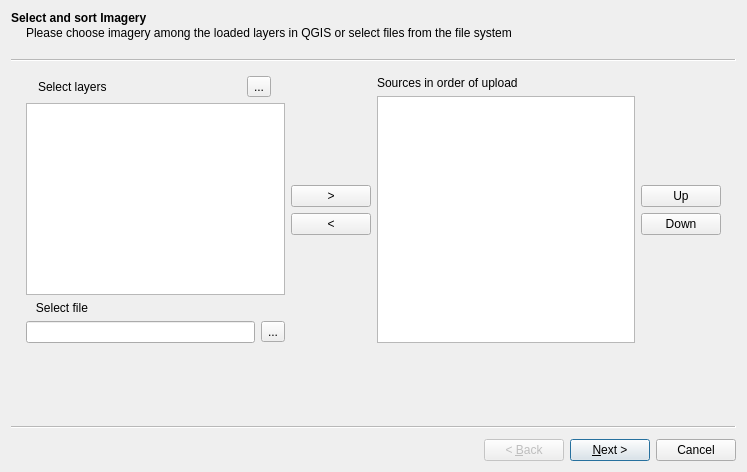
<?xml version="1.0" encoding="UTF-8"?>
<ui version="4.0">
 <class>Wizard</class>
 <widget class="QWizard" name="Wizard">
  <property name="geometry">
   <rect>
    <x>0</x>
    <y>0</y>
    <width>747</width>
    <height>472</height>
   </rect>
  </property>
  <property name="windowTitle">
   <string>Wizard</string>
  </property>
  <widget class="QWizardPage" name="wizardPage1">
   <property name="title">
    <string>Select and sort Imagery</string>
   </property>
   <property name="subTitle">
    <string>Please choose imagery among the loaded layers in QGIS or select files from the file system</string>
   </property>
   <attribute name="pageId">
    <string notr="true">1</string>
   </attribute>
   <layout class="QGridLayout" name="gridLayout_3">
    <item row="0" column="0">
     <layout class="QHBoxLayout" name="horizontalLayout_4">
      <item>
       <layout class="QVBoxLayout" name="verticalLayout">
        <item>
         <layout class="QHBoxLayout" name="horizontalLayout">
          <item>
           <widget class="QLabel" name="select_source_label">
            <property name="maximumSize">
             <size>
              <width>191</width>
              <height>16777215</height>
             </size>
            </property>
            <property name="text">
             <string>Select layers</string>
            </property>
           </widget>
          </item>
          <item>
           <widget class="QToolButton" name="layers_tool_button">
            <property name="toolTip">
             <string>Reload layers</string>
            </property>
            <property name="text">
             <string>...</string>
            </property>
           </widget>
          </item>
         </layout>
        </item>
        <item>
         <widget class="QListWidget" name="layers_list_widget">
          <property name="toolTip">
           <string>Select layers to be uploaded</string>
          </property>
          <property name="lineWidth">
           <number>2</number>
          </property>
          <property name="selectionMode">
           <enum>QAbstractItemView::MultiSelection</enum>
          </property>
         </widget>
        </item>
        <item>
         <widget class="QLabel" name="file_label">
          <property name="styleSheet">
           <string notr="true"/>
          </property>
          <property name="text">
           <string>   Select file</string>
          </property>
         </widget>
        </item>
        <item>
         <layout class="QHBoxLayout" name="horizontalLayout_2">
          <item>
           <widget class="QLineEdit" name="source_file_edit">
            <property name="toolTip">
             <string>Select file using tool button on the right </string>
            </property>
           </widget>
          </item>
          <item>
           <widget class="QToolButton" name="file_tool_button">
            <property name="text">
             <string>...</string>
            </property>
           </widget>
          </item>
         </layout>
        </item>
       </layout>
      </item>
      <item>
       <layout class="QVBoxLayout" name="verticalLayout_7">
        <item>
         <spacer name="verticalSpacer_3">
          <property name="orientation">
           <enum>Qt::Vertical</enum>
          </property>
          <property name="sizeHint" stdset="0">
           <size>
            <width>20</width>
            <height>68</height>
           </size>
          </property>
         </spacer>
        </item>
        <item>
         <layout class="QVBoxLayout" name="verticalLayout_3">
          <item>
           <widget class="QPushButton" name="add_source_button">
            <property name="cursor">
             <cursorShape>ArrowCursor</cursorShape>
            </property>
            <property name="toolTip">
             <string>Add selected imagery source</string>
            </property>
            <property name="text">
             <string>&gt;</string>
            </property>
           </widget>
          </item>
          <item>
           <widget class="QPushButton" name="remove_source_button">
            <property name="toolTip">
             <string>Remove selected imagery source</string>
            </property>
            <property name="text">
             <string>&lt;</string>
            </property>
           </widget>
          </item>
         </layout>
        </item>
        <item>
         <spacer name="verticalSpacer_4">
          <property name="orientation">
           <enum>Qt::Vertical</enum>
          </property>
          <property name="sizeHint" stdset="0">
           <size>
            <width>20</width>
            <height>78</height>
           </size>
          </property>
         </spacer>
        </item>
       </layout>
      </item>
      <item>
       <layout class="QVBoxLayout" name="verticalLayout_2">
        <item>
         <widget class="QLabel" name="reorganize_label">
          <property name="text">
           <string>Sources in order of upload</string>
          </property>
         </widget>
        </item>
        <item>
         <widget class="QListWidget" name="sources_list_widget">
          <property name="toolTip">
           <string>Reorganize and change the upload order</string>
          </property>
          <property name="selectionMode">
           <enum>QAbstractItemView::MultiSelection</enum>
          </property>
         </widget>
        </item>
       </layout>
      </item>
      <item>
       <layout class="QVBoxLayout" name="verticalLayout_8">
        <item>
         <spacer name="verticalSpacer_5">
          <property name="orientation">
           <enum>Qt::Vertical</enum>
          </property>
          <property name="sizeHint" stdset="0">
           <size>
            <width>20</width>
            <height>83</height>
           </size>
          </property>
         </spacer>
        </item>
        <item>
         <layout class="QVBoxLayout" name="verticalLayout_9">
          <item>
           <widget class="QPushButton" name="up_source_button">
            <property name="cursor">
             <cursorShape>ArrowCursor</cursorShape>
            </property>
            <property name="toolTip">
             <string>Move selected source up</string>
            </property>
            <property name="text">
             <string>Up</string>
            </property>
           </widget>
          </item>
          <item>
           <widget class="QPushButton" name="down_source_button">
            <property name="cursor">
             <cursorShape>ArrowCursor</cursorShape>
            </property>
            <property name="toolTip">
             <string>Move selected source down</string>
            </property>
            <property name="text">
             <string>Down</string>
            </property>
           </widget>
          </item>
         </layout>
        </item>
        <item>
         <spacer name="verticalSpacer_6">
          <property name="orientation">
           <enum>Qt::Vertical</enum>
          </property>
          <property name="sizeHint" stdset="0">
           <size>
            <width>20</width>
            <height>103</height>
           </size>
          </property>
         </spacer>
        </item>
       </layout>
      </item>
     </layout>
    </item>
    <item row="1" column="0">
     <spacer name="verticalSpacer_8">
      <property name="orientation">
       <enum>Qt::Vertical</enum>
      </property>
      <property name="sizeHint" stdset="0">
       <size>
        <width>20</width>
        <height>40</height>
       </size>
      </property>
     </spacer>
    </item>
   </layout>
  </widget>
  <widget class="QWizardPage" name="wizardPage2">
   <property name="title">
    <string>Provide imagery metadata</string>
   </property>
   <property name="subTitle">
    <string>First select which imagery you will input metadata, then fil lthe form and save. You need to provide metadata for all source imagery before attempting to upload.</string>
   </property>
   <attribute name="pageId">
    <string notr="true">2</string>
   </attribute>
   <layout class="QGridLayout" name="gridLayout_4">
    <item row="0" column="0">
     <layout class="QGridLayout" name="gridLayout">
      <item row="0" column="2">
       <layout class="QVBoxLayout" name="verticalLayout_6">
        <item>
         <spacer name="verticalSpacer_2">
          <property name="orientation">
           <enum>Qt::Vertical</enum>
          </property>
          <property name="sizeHint" stdset="0">
           <size>
            <width>20</width>
            <height>43</height>
           </size>
          </property>
         </spacer>
        </item>
        <item>
         <layout class="QVBoxLayout" name="verticalLayout_4">
          <item>
           <widget class="QPushButton" name="default_button">
            <property name="text">
             <string>Default</string>
            </property>
           </widget>
          </item>
          <item>
           <widget class="QPushButton" name="clean_button">
            <property name="text">
             <string>Clean</string>
            </property>
           </widget>
          </item>
          <item>
           <widget class="QPushButton" name="save_button">
            <property name="text">
             <string>Save</string>
            </property>
           </widget>
          </item>
         </layout>
        </item>
        <item>
         <spacer name="verticalSpacer">
          <property name="orientation">
           <enum>Qt::Vertical</enum>
          </property>
          <property name="sizeHint" stdset="0">
           <size>
            <width>20</width>
            <height>108</height>
           </size>
          </property>
         </spacer>
        </item>
       </layout>
      </item>
      <item row="0" column="0">
       <layout class="QVBoxLayout" name="verticalLayout_5">
        <item>
         <widget class="QLabel" name="select_source_metadata_label">
          <property name="text">
           <string>Sources to edit metadata</string>
          </property>
         </widget>
        </item>
        <item>
         <widget class="QListWidget" name="added_sources_list_widget">
          <property name="selectionMode">
           <enum>QAbstractItemView::MultiSelection</enum>
          </property>
         </widget>
        </item>
       </layout>
      </item>
      <item row="0" column="1">
       <layout class="QFormLayout" name="formLayout_1">
        <property name="fieldGrowthPolicy">
         <enum>QFormLayout::AllNonFixedFieldsGrow</enum>
        </property>
        <property name="verticalSpacing">
         <number>2</number>
        </property>
        <item row="0" column="0">
         <widget class="QLabel" name="title_label">
          <property name="text">
           <string>Title:</string>
          </property>
         </widget>
        </item>
        <item row="0" column="1">
         <widget class="QLineEdit" name="title_edit">
          <property name="toolTip">
           <string>Human friendly title of the image</string>
          </property>
         </widget>
        </item>
        <item row="1" column="0">
         <widget class="QLabel" name="platform_label">
          <property name="text">
           <string>Platform:</string>
          </property>
         </widget>
        </item>
        <item row="1" column="1">
         <widget class="QComboBox" name="platform_combo_box">
          <item>
           <property name="text">
            <string>satellite</string>
           </property>
          </item>
          <item>
           <property name="text">
            <string>aircraft</string>
           </property>
          </item>
          <item>
           <property name="text">
            <string>UAV</string>
           </property>
          </item>
          <item>
           <property name="text">
            <string>balloon</string>
           </property>
          </item>
          <item>
           <property name="text">
            <string>kite</string>
           </property>
          </item>
         </widget>
        </item>
        <item row="2" column="0">
         <widget class="QLabel" name="sensor_label">
          <property name="text">
           <string>Sensor:</string>
          </property>
         </widget>
        </item>
        <item row="2" column="1">
         <widget class="QLineEdit" name="sensor_edit">
          <property name="toolTip">
           <string>Image aquisition device (eg. camera, radar, etc)</string>
          </property>
         </widget>
        </item>
        <item row="3" column="0">
         <widget class="QLabel" name="sense_start_label">
          <property name="text">
           <string>Sense start</string>
          </property>
         </widget>
        </item>
        <item row="3" column="1">
         <layout class="QHBoxLayout" name="horizontalLayout_3">
          <item>
           <widget class="QDateTimeEdit" name="sense_start_edit"/>
          </item>
         </layout>
        </item>
        <item row="5" column="0">
         <widget class="QLabel" name="sense_end_label">
          <property name="text">
           <string>Sense end</string>
          </property>
         </widget>
        </item>
        <item row="5" column="1">
         <widget class="QDateTimeEdit" name="sense_end_edit"/>
        </item>
        <item row="6" column="0">
         <widget class="QLabel" name="tags_label">
          <property name="text">
           <string>Tags:</string>
          </property>
         </widget>
        </item>
        <item row="6" column="1">
         <widget class="QLineEdit" name="tags_edit">
          <property name="toolTip">
           <string>Free tags separated by comma</string>
          </property>
         </widget>
        </item>
        <item row="7" column="0">
         <widget class="QLabel" name="provider_label">
          <property name="text">
           <string>Provider:</string>
          </property>
         </widget>
        </item>
        <item row="7" column="1">
         <widget class="QLineEdit" name="provider_edit">
          <property name="toolTip">
           <string>Provider/owner of the OIN bucket</string>
          </property>
         </widget>
        </item>
        <item row="8" column="0">
         <widget class="QLabel" name="contact_label">
          <property name="text">
           <string>Contact:</string>
          </property>
         </widget>
        </item>
        <item row="8" column="1">
         <widget class="QLineEdit" name="contact_edit">
          <property name="toolTip">
           <string>Name and email address of the data provider</string>
          </property>
          <property name="cursorPosition">
           <number>0</number>
          </property>
         </widget>
        </item>
        <item row="9" column="0">
         <widget class="QLabel" name="website_label">
          <property name="text">
           <string>Website:</string>
          </property>
         </widget>
        </item>
        <item row="9" column="1">
         <widget class="QLineEdit" name="website_edit">
          <property name="toolTip">
           <string>Website of the data provider</string>
          </property>
         </widget>
        </item>
        <item row="10" column="0" colspan="2">
         <widget class="QCheckBox" name="license_check_box">
          <property name="text">
           <string>In accordance with OAM free license terms</string>
          </property>
         </widget>
        </item>
       </layout>
      </item>
     </layout>
    </item>
    <item row="1" column="0">
     <spacer name="verticalSpacer_9">
      <property name="orientation">
       <enum>Qt::Vertical</enum>
      </property>
      <property name="sizeHint" stdset="0">
       <size>
        <width>20</width>
        <height>40</height>
       </size>
      </property>
     </spacer>
    </item>
   </layout>
  </widget>
  <widget class="QWizardPage" name="wizardPage3">
   <property name="title">
    <string>Review metadata and upload</string>
   </property>
   <property name="subTitle">
    <string>If the metadata presented is correct, you can finish the wizard and proceed to upload. If you notice any mistake, please go back and correct it.</string>
   </property>
   <attribute name="pageId">
    <string notr="true">3</string>
   </attribute>
   <layout class="QGridLayout" name="gridLayout_2">
    <item row="0" column="0">
     <layout class="QHBoxLayout" name="horizontalLayout_5">
      <item>
       <layout class="QVBoxLayout" name="verticalLayout_10">
        <item>
         <widget class="QLabel" name="review_metadata_label">
          <property name="text">
           <string>Review sources metadata</string>
          </property>
         </widget>
        </item>
        <item>
         <widget class="QTextBrowser" name="metadata_review_browser">
          <property name="toolTip">
           <string>Review full metadata to be uploaded and go back to the Metadata tab in case changes need to be done</string>
          </property>
         </widget>
        </item>
       </layout>
      </item>
      <item>
       <layout class="QVBoxLayout" name="verticalLayout_11">
        <item>
         <layout class="QFormLayout" name="formLayout_2">
          <property name="fieldGrowthPolicy">
           <enum>QFormLayout::AllNonFixedFieldsGrow</enum>
          </property>
          <property name="verticalSpacing">
           <number>2</number>
          </property>
          <item row="0" column="0">
           <widget class="QLabel" name="storage_label">
            <property name="text">
             <string>AWS Bucket</string>
            </property>
           </widget>
          </item>
          <item row="0" column="1">
           <widget class="QComboBox" name="storage_combo_box">
            <property name="editable">
             <bool>false</bool>
            </property>
            <property name="currentIndex">
             <number>0</number>
            </property>
            <item>
             <property name="text">
              <string>oam-qgis-plugin-test</string>
             </property>
            </item>
            <item>
             <property name="text">
              <string>other...</string>
             </property>
            </item>
           </widget>
          </item>
          <item row="1" column="0">
           <widget class="QLabel" name="specify_label">
            <property name="enabled">
             <bool>false</bool>
            </property>
            <property name="text">
             <string>   Specify</string>
            </property>
           </widget>
          </item>
          <item row="1" column="1">
           <widget class="QLineEdit" name="specify_edit">
            <property name="enabled">
             <bool>false</bool>
            </property>
            <property name="toolTip">
             <string>Bucket name which is not listed above </string>
            </property>
            <property name="text">
             <string/>
            </property>
           </widget>
          </item>
          <item row="2" column="0">
           <widget class="QLabel" name="key_id_label">
            <property name="styleSheet">
             <string notr="true"/>
            </property>
            <property name="text">
             <string>Key-id</string>
            </property>
           </widget>
          </item>
          <item row="2" column="1">
           <widget class="QLineEdit" name="key_id_edit">
            <property name="toolTip">
             <string>AWS access key id</string>
            </property>
           </widget>
          </item>
          <item row="3" column="0">
           <widget class="QLabel" name="secret_key_label">
            <property name="styleSheet">
             <string notr="true"/>
            </property>
            <property name="text">
             <string>Secret key</string>
            </property>
           </widget>
          </item>
          <item row="3" column="1">
           <widget class="QLineEdit" name="secret_key_edit">
            <property name="toolTip">
             <string>AWS secret access key</string>
            </property>
           </widget>
          </item>
         </layout>
        </item>
        <item>
         <widget class="QCheckBox" name="trigger_tiling_check">
          <property name="text">
           <string>Trigger OAM tile service</string>
          </property>
         </widget>
        </item>
        <item>
         <spacer name="verticalSpacer_7">
          <property name="orientation">
           <enum>Qt::Vertical</enum>
          </property>
          <property name="sizeHint" stdset="0">
           <size>
            <width>20</width>
            <height>40</height>
           </size>
          </property>
         </spacer>
        </item>
        <item>
         <widget class="QPushButton" name="upload_button">
          <property name="text">
           <string>Start Upload</string>
          </property>
         </widget>
        </item>
       </layout>
      </item>
     </layout>
    </item>
    <item row="1" column="0">
     <spacer name="verticalSpacer_10">
      <property name="orientation">
       <enum>Qt::Vertical</enum>
      </property>
      <property name="sizeType">
       <enum>QSizePolicy::Maximum</enum>
      </property>
      <property name="sizeHint" stdset="0">
       <size>
        <width>20</width>
        <height>53</height>
       </size>
      </property>
     </spacer>
    </item>
   </layout>
  </widget>
 </widget>
 <resources/>
 <connections/>
 <designerdata>
  <property name="gridDeltaX">
   <number>5</number>
  </property>
  <property name="gridDeltaY">
   <number>5</number>
  </property>
  <property name="gridSnapX">
   <bool>true</bool>
  </property>
  <property name="gridSnapY">
   <bool>true</bool>
  </property>
  <property name="gridVisible">
   <bool>true</bool>
  </property>
 </designerdata>
</ui>
